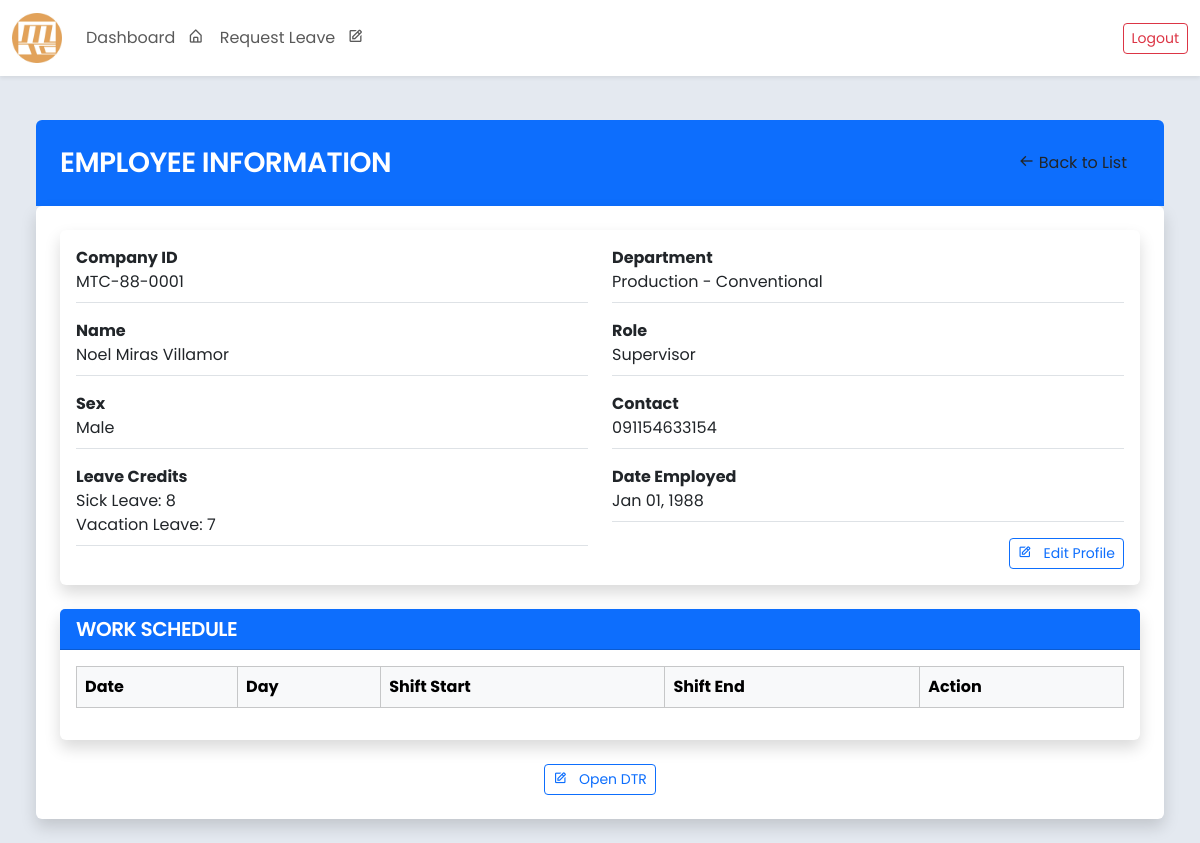
/employee/view/23/ (signed in), run on an earlier commit of the app's database.
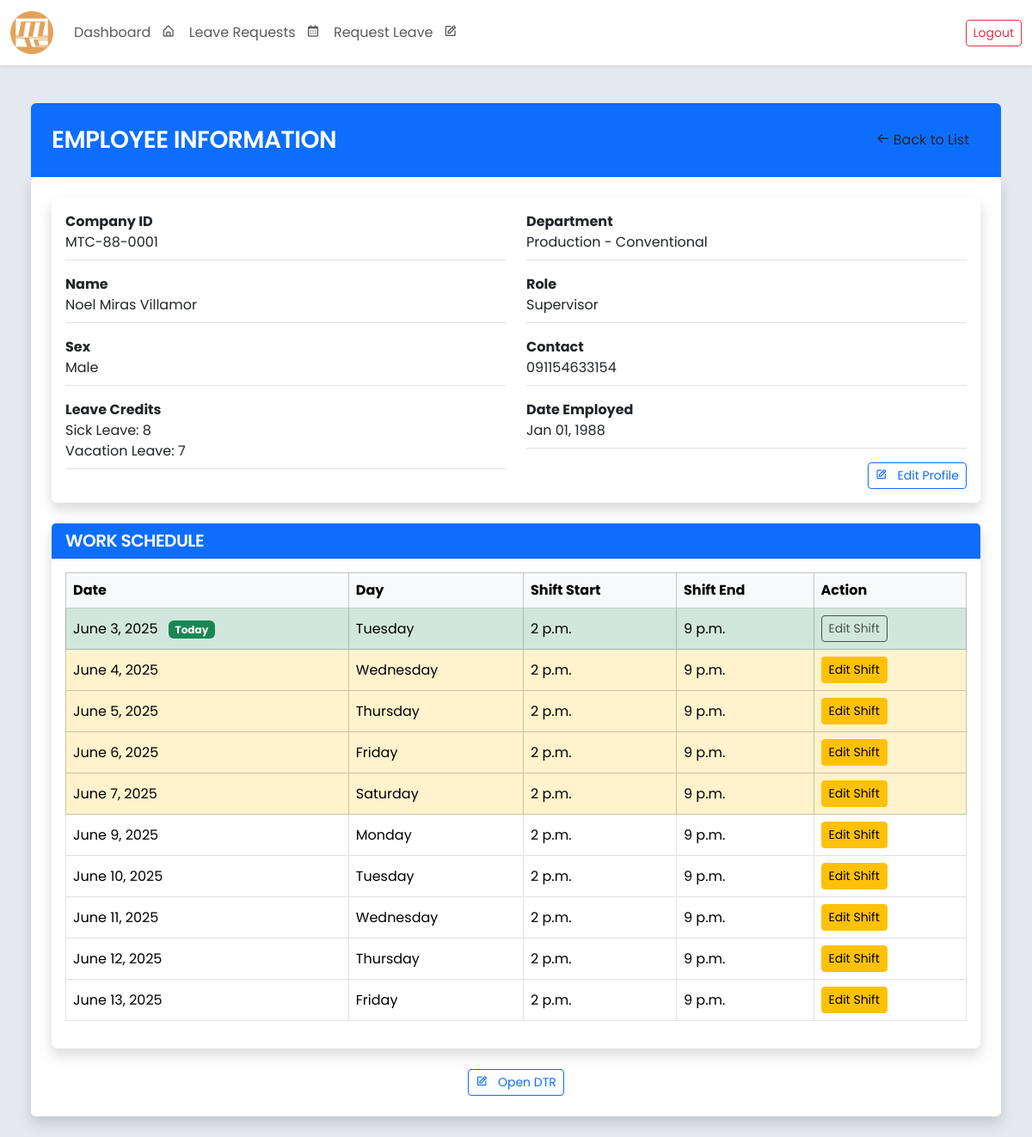
And on a later commit of the database.
### core/models.py (models this page shows, shortened)
class Employee(models.Model):
    SEX_CHOICES = [
        ('Male', 'Male'),
        ('Female', 'Female'),
        ('Other', 'Prefer not to Say'),
    ]
    ROLE_CHOICES = [
        ('Regular Employee', 'Regular Employee'),
        ('Department Head', 'Department Head'),
        ('Admin(HR)', 'Admin(HR)'),
        ('Supervisor', 'Supervisor'),
        ('President', 'President')
    ]
    STATUS_CHOICES = [
        ('Active', 'Active'),
        ('Inactive', 'Inactive'),
    ]
    employee_id = models.AutoField(primary_key=True)
    company_id = models.CharField(max_length=20, blank=False, unique=True)
    first_name = models.CharField(max_length=100, blank=False)
    middle_name = models.CharField(max_length=100, blank=True, null=True)
    last_name = models.CharField(max_length=100, blank=False)
    sex = models.CharField(max_length=20, choices=SEX_CHOICES, blank=False)
    role = models.CharField(max_length=20, choices=ROLE_CHOICES, default='Regular Employee', blank=False)
    status = models.CharField(max_length=10, choices=STATUS_CHOICES, default='Active')
    department = models.ForeignKey(
        Department,
        related_name="employees",
        on_delete=models.SET_NULL,
        null=True,
        blank=True
    )
    contact_number = models.CharField(max_length=15, blank=False)
    date_employed = models.DateField()
    leave_credits = models.IntegerField(default=0, blank=False)
    leave_credits2 = models.IntegerField(default=0, blank=False)
    user_account = models.OneToOneField(User, on_delete=models.SET_NULL, null=True, blank=True, related_name='employee')
    class Meta:
        ordering = ['last_name', 'first_name']
        verbose_name = 'Employee'
        verbose_name_plural = 'Employees'
        db_table = 'employee_table'

class Department(models.Model):
    name = models.CharField(max_length=255, unique=True)
    leave_respondents = models.ManyToManyField(
        'Employee',
        related_name='leave_departments',
        blank=True,
        limit_choices_to={'department__isnull': False}
    )
    shift_respondents = models.ManyToManyField(
        'Employee',
        related_name='shift_departments',
        blank=True,
        limit_choices_to={'department__isnull': False}
    )
    def __str__(self):
        return self.name

class Shift(models.Model):
    employee = models.ForeignKey(
        'Employee',
        on_delete=models.CASCADE,
        related_name='shifts'
    )
    department = models.ForeignKey(
        'Department',
        on_delete=models.CASCADE,
        related_name='shifts'
    )
    shift_date = models.DateField(default=timezone.now)
    shift_start = models.TimeField()
    shift_end = models.TimeField()
    class Meta:
        verbose_name = 'Shift'
        verbose_name_plural = 'Shifts'
        db_table = 'shift_table'
        ordering = ['shift_date', 'shift_start']

### core/views.py (the view)
# urls.py: path('employee/view/<int:pk>/', views.view_employee_information, name='employee_information'),
def view_employee_information(request, pk):
    employee = get_object_or_404(Employee, employee_id=pk)
    shifts = Shift.objects.filter(employee=employee).order_by('shift_date', 'shift_start')
    today = date.today()
    start_of_week = today - timedelta(days=today.weekday())  # Monday
    end_of_week = start_of_week + timedelta(days=6)          # Sunday
    context = {
        'employee': employee,
        'shifts': shifts,
        'today': today,
        'start_of_week': start_of_week,
        'end_of_week': end_of_week,
    }
    return render(request, 'view_employee_information.html', context)

### core/templates/view_employee_information.html (shortened to what this page needs)
{% extends "base.html" %}
{% block content %}
<div class="container-fluid" style="max-width: 1200px;">
    <div class="bg-primary p-4 rounded-top">
        <div class="d-flex align-items-center">
            <h3 class="text-white mb-0 flex-grow-1 text-uppercase">Employee Information</h3>
            <a class="btn btn-white " href="{% url 'view_employee_list' %}">
                <i class='bx bx-arrow-back'></i> Back to List
            </a>
        </div>
    </div>
    <div class="bg-white p-4 rounded shadow">
        <div class="card border-0 shadow mb-4">
            <div class="card-body">
                <div class="row g-4">
                    <div class="col-md-6">
                        <div class="d-flex flex-column gap-3">
                            <div class="border-bottom pb-2">
                                <label class="fw-bold ">Company ID</label>
                                <p class="mb-0">{{ employee.company_id }}</p>
                            </div>
                            <div class="border-bottom pb-2">
                                <label class="fw-bold ">Name</label>
                                <p class="mb-0">
                                    {{ employee.first_name }}
                                    {% if employee.middle_name %}{{ employee.middle_name }}{% endif %}
                                    {{ employee.last_name }}
                                </p>
                            </div>
                            <div class="border-bottom pb-2">
                                <label class="fw-bold ">Sex</label>
                                <p class="mb-0">{{ employee.sex }}</p>
                            </div>
                            <div class="border-bottom pb-2">
                                <label class="fw-bold ">Leave Credits</label>
                                <p class="mb-0">Sick Leave: {{ employee.leave_credits }}</p>
                                <p class="mb-0">Vacation Leave: {{ employee.leave_credits2 }}</p>
                            </div>
                        </div>
                    </div>
                    <div class="col-md-6">
                        <div class="d-flex flex-column gap-3">
                            <div class="border-bottom pb-2">
                                <label class="fw-bold ">Department</label>
                                <p class="mb-0">{{ employee.department }}</p>
                            </div>
                            <div class="border-bottom pb-2">
                                <label class="fw-bold ">Role</label>
                                <p class="mb-0">{{ employee.role }}</p>
                            </div>
                            <div class="border-bottom pb-2">
                                <label class="fw-bold ">Contact</label>
                                <p class="mb-0">{{ employee.contact_number }}</p>
                            </div>
                            <div class="border-bottom pb-2">
                                <label class="fw-bold ">Date Employed</label>
                                <p class="mb-0">{{ employee.date_employed|date:"M d, Y" }}</p>
                            </div>
                            <div class="d-flex justify-content-end">
                                <a href="{% url 'employee_edit' employee.employee_id %}" class="btn btn-outline-primary btn-sm">
                                    <i class='bx bx-edit me-2'></i> Edit Profile
                                </a>
                            </div>
                        </div>
                    </div>
                </div>
            </div>
        </div>
        <div class="card border-0 shadow mb-4">
            <div class="card-header bg-primary text-white">
                <h5 class="mb-0 text-uppercase">Work Schedule</h5>
            </div>
            <div class="card-body">
                <table class="table table-bordered table-hover align-middle">
                    <thead class="table-light">
                        <tr>
                            <th>Date</th>
                            <th>Day</th>
                            <th>Shift Start</th>
                            <th>Shift End</th>
                            <th>Action</th>
                        </tr>
                    </thead>
                    <tbody>
                        {% for shift in shifts %}
                        <tr
                            {% if shift.shift_date == today %}
                                class="table-success"
                            {% elif shift.shift_date >= start_of_week and shift.shift_date <= end_of_week %}
                                class="table-warning"
                            {% endif %}
                        >
                            <td>
                                {{ shift.shift_date }}
                                {% if shift.shift_date == today %}
                                    <span class="badge bg-success ms-2">Today</span>
                                {% endif %}
                            </td>
                            <td>{{ shift.shift_date|date:"l" }}</td>
                            <td>{{ shift.shift_start }}</td>
                            <td>{{ shift.shift_end }}</td>
                            {% if user.employee in user.employee.department.shift_respondents.all %}
                            <td>
                                {% if shift.shift_date > today %}
                                    <a href="{% url 'edit_shift' shift.id %}" class="btn btn-sm btn-warning me-1">Edit Shift</a>
                                {% else %}
                                    <button class="btn btn-sm  me-1" disabled>Edit Shift</button>
                                {% endif %}
                            </td>
                            {% endif %}
                        </tr>
                        {% endfor %}
                    </tbody>
                </table>
            </div>
        </div>
        <div class="d-flex justify-content-center">
            <a href="{% url 'employee_dtr' employee.employee_id %}" class="btn btn-outline-primary btn-sm">
                <i class='bx bx-edit me-2'></i> Open DTR
            </a>
        </div>
    </div>
</div>
{% endblock %}

### core/templates/base.html (shortened to what this page needs)
{% load static %}
<!DOCTYPE html>
<html lang="en">
<head>
    <link rel="stylesheet" href="{% static 'bootstrap/css/bootstrap.min.css' %}">
    <link rel="stylesheet" href="{% static 'css/flatpickr.min.css' %}">
    <link rel="stylesheet" href="{% static 'css/base_styles.css' %}">
    <link href='https://unpkg.com/boxicons@2.1.1/css/boxicons.min.css' rel='stylesheet'>
</head>
<body class="pt-5">
{% if user.is_authenticated %}
    <nav class="navbar navbar-expand-lg fixed-top bg-white shadow-sm">
        <div class="container-fluid">
            <a class="navbar-brand" href="{% url 'dashboard' %}">
                <img src="{% static 'img/Malasaga Trading Corporation Logo.jpg' %}"
                    alt="Malasaga Logo"
                    class="img-fluid"
                    style="width: 50px; height: auto;">
            </a>
            <div class="collapse navbar-collapse" id="navbarNav">
                <ul class="navbar-nav me-auto">
                    <li class="nav-item">
                        <a class="nav-link py-1" href="{% url 'dashboard' %}">
                            Dashboard <i class='bx bx-home-alt ms-2'></i>
                        </a>
                    </li>
                    {% if user.employee.leave_departments.exists or user.employee.department.name == "Human Resources" or user.employee.role == "President" and user.employee in user.employee.department.leave_respondents.all %}
                    <li class="nav-item d-none d-lg-block">
                        <a class="nav-link py-1" href="{% url 'gen_leave' %}">
                            Leave Requests <i class='bx bx-calendar ms-2'></i>
                        </a>
                    </li>
                    {% endif %}
                    {% if user.employee.role != "President" %}
                    <li class="nav-item">
                        <a class="nav-link py-1" href="{% url 'submit_leave_request' %}">
                            Request Leave <i class='bx bx-edit ms-2'></i>
                        </a>
                    </li>
                    {% endif %}
                </ul>
                <div class="d-flex">
                    <a href="{% url 'logout' %}" class="btn btn-outline-danger btn-sm">Logout</a>
                </div>
            </div>
        </div>
    </nav>
    <div class="container-fluid d-flex flex-column p-0">
        <div class="container-fluid mt-5 d-flex flex-column p-0">
            <div class="container-fluid d-flex flex-column p-4">
                {% block content %}
                {% endblock %}
            </div>
        </div>
    </div>
{% endif %}
</body>
</html>

What changed in the data, as far as the page shows it:
added Shift: shift_date "June 3, 2025", shows "Today", shift_date "Tuesday", shift_start "2 p.m.", shift_end "9 p.m.", shows "Edit Shift"
added Shift: shift_date "June 4, 2025", shift_date "Wednesday", shift_start "2 p.m.", shift_end "9 p.m.", shows "Edit Shift"
added Shift: shift_date "June 5, 2025", shift_date "Thursday", shift_start "2 p.m.", shift_end "9 p.m.", shows "Edit Shift"
added Shift: shift_date "June 6, 2025", shift_date "Friday", shift_start "2 p.m.", shift_end "9 p.m.", shows "Edit Shift"
added Shift: shift_date "June 7, 2025", shift_date "Saturday", shift_start "2 p.m.", shift_end "9 p.m.", shows "Edit Shift"
added Shift: shift_date "June 9, 2025", shift_date "Monday", shift_start "2 p.m.", shift_end "9 p.m.", shows "Edit Shift"
added Shift: shift_date "June 10, 2025", shift_date "Tuesday", shift_start "2 p.m.", shift_end "9 p.m.", shows "Edit Shift"
added Shift: shift_date "June 11, 2025", shift_date "Wednesday", shift_start "2 p.m.", shift_end "9 p.m.", shows "Edit Shift"
added Shift: shift_date "June 12, 2025", shift_date "Thursday", shift_start "2 p.m.", shift_end "9 p.m.", shows "Edit Shift"
added Shift: shift_date "June 13, 2025", shift_date "Friday", shift_start "2 p.m.", shift_end "9 p.m.", shows "Edit Shift"
Also different on the page:
text now shown: "Leave Requests"
